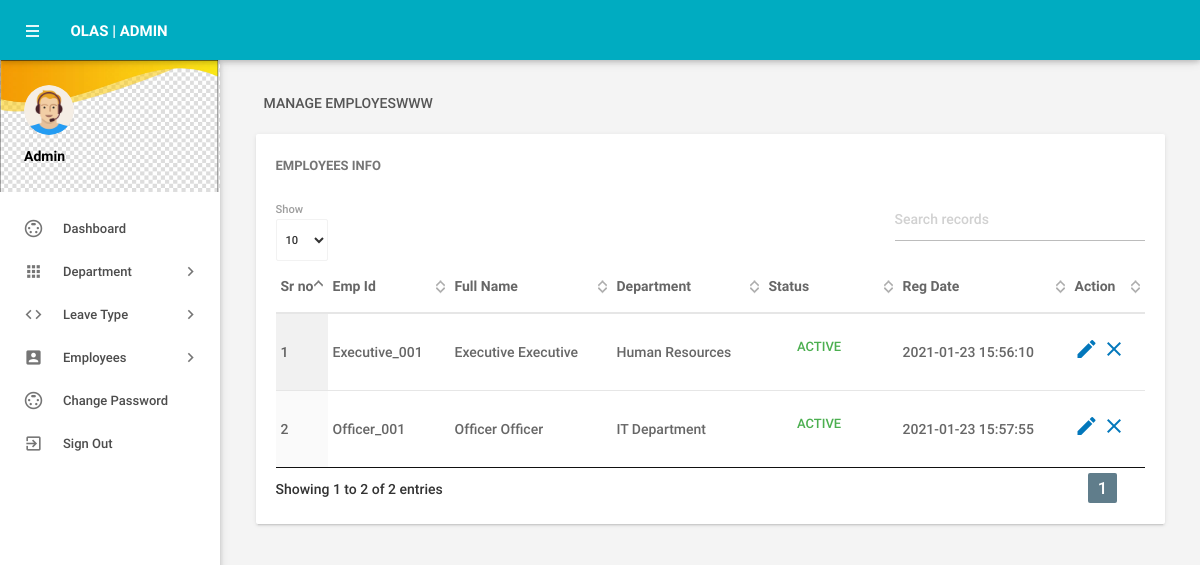
The app's page /admin/manageemployee.php (signed in), older data.
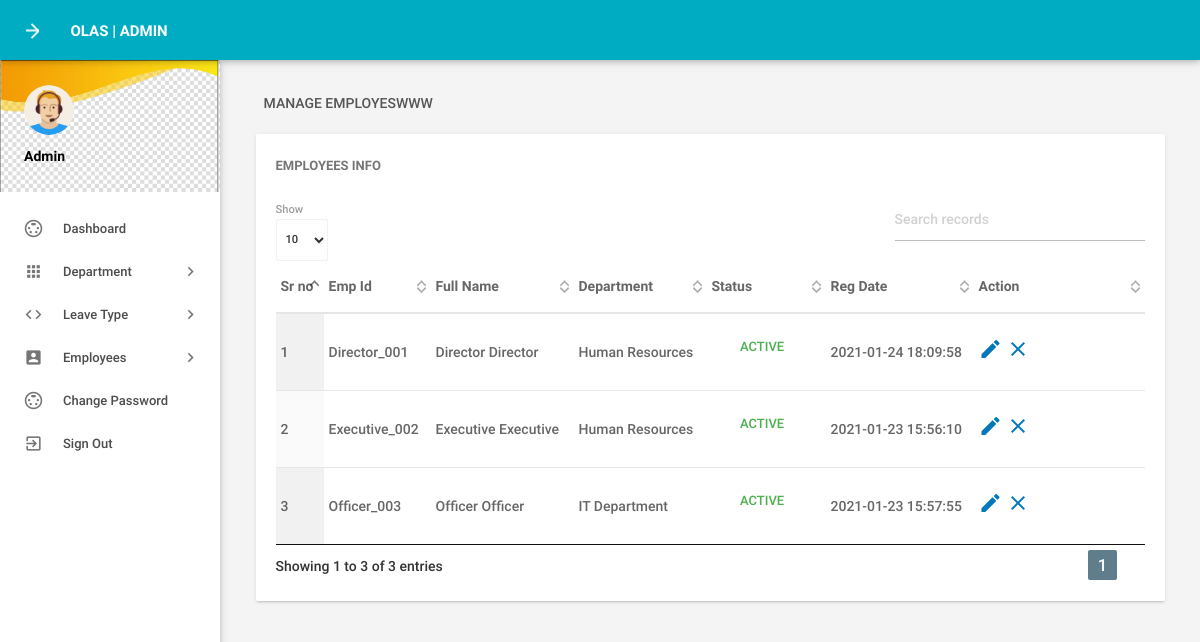
The same page, newer data.
### tables this page shows
CREATE TABLE `tblemployees` (
  `id` int(11) NOT NULL AUTO_INCREMENT,
  `EmpId` varchar(100) NOT NULL,
  `FirstName` varchar(150) NOT NULL,
  `LastName` varchar(150) NOT NULL,
  `EmailId` varchar(200) NOT NULL,
  `Password` varchar(180) NOT NULL,
  `Gender` varchar(100) NOT NULL,
  `Dob` varchar(100) NOT NULL DEFAULT current_timestamp(),
  `Department` varchar(255) NOT NULL,
  `Address` varchar(255) NOT NULL,
  `Phonenumber` char(11) NOT NULL,
  `Category` varchar(50) NOT NULL,
  `Nic` varchar(15) NOT NULL,
  `Sechead` varchar(50) NOT NULL,
  `Institute` varchar(50) NOT NULL,
  `Status` varchar(15) NOT NULL,
  `RegDate` timestamp NOT NULL DEFAULT current_timestamp(),
  `permissionLevel` varchar(50) DEFAULT NULL,
  `secHeadId` varchar(15) DEFAULT NULL,
  PRIMARY KEY (`id`)
);

### admin/manageemployee.php (the view, shortened to what this page needs)
<?php
include('includes/config.php');
if(strlen($_SESSION['alogin'])==0)
    {
header('location:index.php');
}
else{
?>
<!DOCTYPE html>
<html lang="en">
    <head>
        <link type="text/css" rel="stylesheet" href="../assets/plugins/materialize/css/materialize.min.css"/>
        <link href="../assets/plugins/material-preloader/css/materialPreloader.min.css" rel="stylesheet">
        <link href="../assets/plugins/datatables/css/jquery.dataTables.min.css" rel="stylesheet">
       <link href="../assets/css/alpha.min.css" rel="stylesheet" type="text/css"/>
        <link href="../assets/css/custom.css" rel="stylesheet" type="text/css"/>
    </head>
    <body>
       <?php include('includes/header.php');?>
       <?php include('includes/sidebar.php');?>
            <main class="mn-inner">
                <div class="row">
                    <div class="col s12">
                        <div class="page-title">Manage EmployesWWW</div>
                    </div>
                    <div class="col s12 m12 l12">
                        <div class="card">
                            <div class="card-content">
                                <span class="card-title">Employees Info</span>
                                <table id="example" class="display responsive-table ">
                                    <thead>
                                        <tr>
                                            <th>Sr no</th>
                                            <th>Emp Id</th>
                                            <th>Full Name</th>
                                            <th>Department</th>
                                             <th>Status</th>
                                             <th>Reg Date</th>
                                            <th>Action</th>
                                        </tr>
                                    </thead>
                                    <tbody>
<?php $sql = "SELECT EmpId,FirstName,LastName,Department,Status,RegDate,id from  tblemployees";
$query = $dbh -> prepare($sql);
$query->execute();
$results=$query->fetchAll(PDO::FETCH_OBJ);
$cnt=1;
if($query->rowCount() > 0)
{
foreach($results as $result)
{               ?>
                                        <tr>
                                            <td> <?php echo htmlentities($cnt);?></td>
                                            <td><?php echo htmlentities($result->EmpId);?></td>
                                            <td><?php echo htmlentities($result->FirstName);?>&nbsp;<?php echo htmlentities($result->LastName);?></td>
                                            <td><?php echo htmlentities($result->Department);?></td>
                                             <td><?php $stats=$result->Status;
												if($stats){ ?>
                                                 <a class="waves-effect waves-green btn-flat m-b-xs">Active</a>
                                                 <?php } else { ?>
                                                 <a class="waves-effect waves-red btn-flat m-b-xs">Inactive</a>
                                                 <?php } ?>
                                             </td>
                                              <td><?php echo htmlentities($result->RegDate);?></td>
                                            <td><a href="editemployee.php?empid=<?php echo htmlentities($result->id);?>"><i class="material-icons">mode_edit</i></a>
                                        <?php if($result->Status==1) {?>
													<a href="manageemployee.php?inid=<?php echo htmlentities($result->id);?>" onclick="return confirm('Are you sure you want to inactive this Employe?');" > <i class="material-icons" title="Inactive">clear</i>
												<?php } else {?>
													<a href="manageemployee.php?id=<?php echo htmlentities($result->id);?>" onclick="return confirm('Are you sure you want to active this employee?');"><i class="material-icons" title="Active">done</i>
                                            <?php } ?> </td>
                                        </tr>
                                         <?php $cnt++;} }?>
                                    </tbody>
                                </table>
                            </div>
                        </div>
                    </div>
                </div>
            </main>
        </div>
        <div class="left-sidebar-hover"></div>
    </body>
</html>
<?php } ?>

Row changes from the older to the newer data that the page shows:
removed tblemployees: EmpId "Executive_001", FirstName "Executive", LastName "Executive", Department "Human Resources", Status "ACTIVE", RegDate "2021-01-23 15:56:10"
removed tblemployees: EmpId "Officer_001", FirstName "Officer", LastName "Officer", Department "IT Department", Status "ACTIVE", RegDate "2021-01-23 15:57:55"
added tblemployees: EmpId "Director_001", FirstName "Director", LastName "Director", Department "Human Resources", Status "ACTIVE", RegDate "2021-01-24 18:09:58"
added tblemployees: EmpId "Executive_002", FirstName "Executive", LastName "Executive", Department "Human Resources", Status "ACTIVE", RegDate "2021-01-23 15:56:10"
added tblemployees: EmpId "Officer_003", FirstName "Officer", LastName "Officer", Department "IT Department", Status "ACTIVE", RegDate "2021-01-23 15:57:55"
Text that changed along with them:
text written by a page script: "Show Showing 1 to 2 of 2 entries 1" → "Show Showing 1 to 3 of 3 entries 1"
